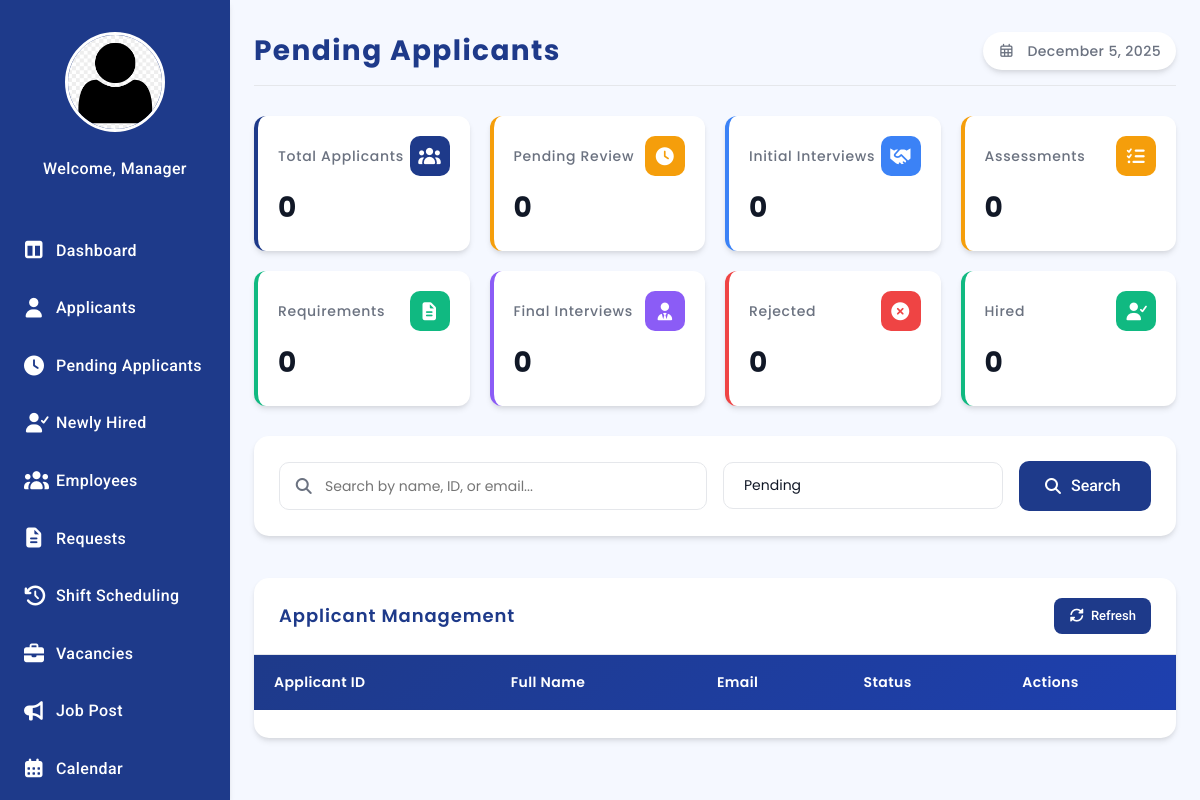
Before: /Manager_PendingApplicants.php with the older database file.
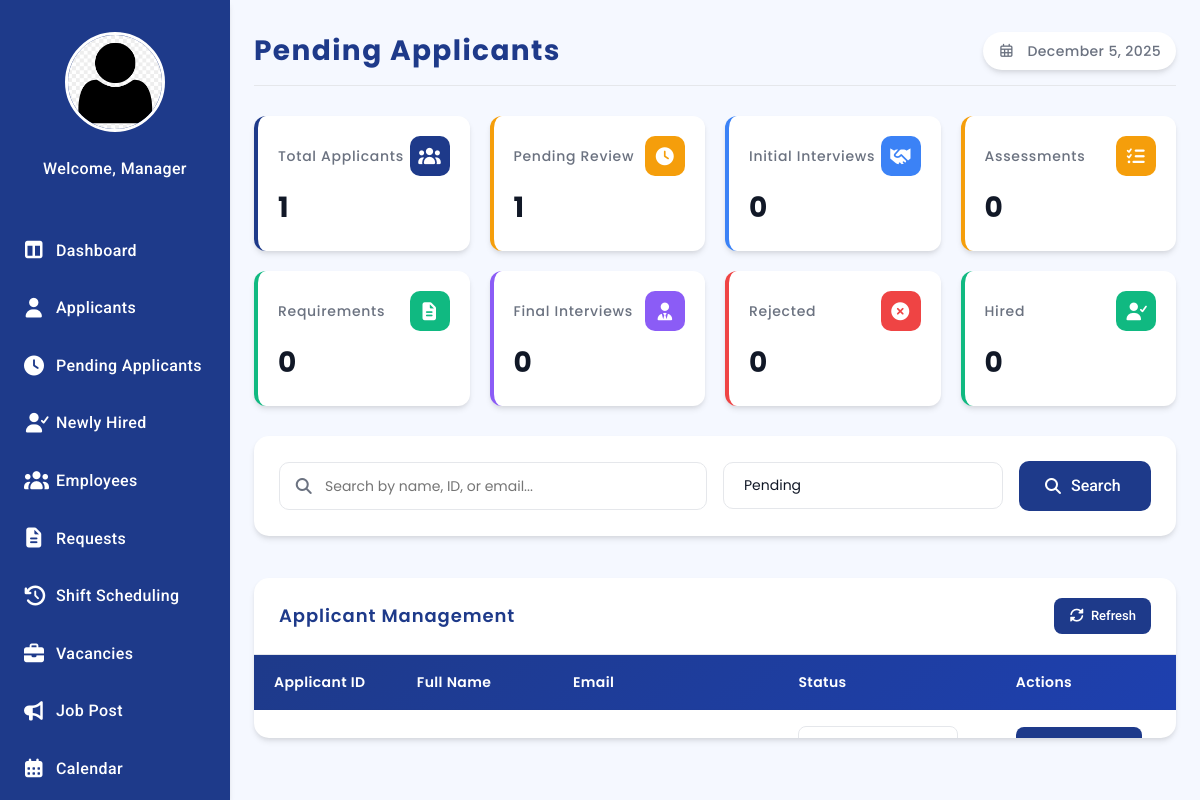
After: the same page with the newer database file.
### tables this page shows
CREATE TABLE `applicant` (
  `applicantID` varchar(100) NOT NULL,
  `fullName` varchar(150) NOT NULL,
  `position_applied` varchar(100) NOT NULL,
  `department` varchar(150) NOT NULL,
  `type_name` varchar(50) DEFAULT NULL,
  `date_applied` date NOT NULL,
  `contact_number` varchar(20) NOT NULL,
  `email_address` varchar(100) NOT NULL,
  `home_address` varchar(255) NOT NULL,
  `job_title` varchar(100) DEFAULT NULL,
  `company_name` varchar(150) NOT NULL,
  `date_started` date NOT NULL,
  `years_experience` int(11) DEFAULT NULL,
  `in_role` varchar(5) NOT NULL,
  `university` varchar(150) NOT NULL,
  `course` varchar(100) NOT NULL,
  `year_graduated` year(4) DEFAULT NULL,
  `skills` text NOT NULL,
  `summary` text NOT NULL,
  `status` varchar(20) NOT NULL,
  `hired_at` date DEFAULT NULL,
  `profile_pic` varchar(255) DEFAULT NULL
);

### Manager_PendingApplicants.php (the view, shortened to what the changed rows need)
<?php
require 'admin/db.connect.php';
$menus = [
    "HR Director" => [
        "Dashboard" => "Manager_Dashboard.php",
        "Applicants" => "Manager_Applicants.php",
        "Pending Applicants" => "Manager_PendingApplicants.php",
        "Newly Hired" => "Newly-Hired.php",
        "Employees" => "Manager_Employees.php",
        "Requests" => "Manager_Request.php",
        "Shift Scheduling"  => "Manager_Scheduling.php",
        "Vacancies" => "Manager_Vacancies.php",
        "Job Post" => "Manager-JobPosting.php",
        "Calendar" => "Manager_Calendar.php",
        "Approvals" => "Manager_Approvals.php",
        "Reports" => "Manager_Reports.php",
        "Settings" => "Manager_LeaveSettings.php",
        "Logout" => "Login.php"
    ],
    "HR Manager" => [
        "Dashboard" => "Manager_Dashboard.php",
        "Applicants" => "Manager_Applicants.php",
        "Pending Applicants" => "Manager_PendingApplicants.php",
        "Newly Hired" => "Newly-Hired.php",
        "Employees" => "Manager_Employees.php",
        "Requests" => "Manager_Request.php",
        "Shift Scheduling"  => "Manager_Scheduling.php",
        "Vacancies" => "Manager_Vacancies.php",
        "Job Post" => "Manager-JobPosting.php",
        "Calendar" => "Manager_Calendar.php",
        "Approvals" => "Manager_Approvals.php",
        "Reports" => "Manager_Reports.php",
        "Settings" => "Manager_LeaveSettings.php",
        "Logout" => "Login.php"
    ],
    "Recruitment Manager" => [
        "Dashboard" => "Manager_Dashboard.php",
        "Applicants" => "Manager_Applicants.php",
        "Pending Applicants" => "Manager_PendingApplicants.php",
        "Newly Hired" => "Newly-Hired.php",
        "Vacancies" => "Manager_Vacancies.php",
        "Logout" => "Login.php"
    ],
    "HR Officer" => [
        "Dashboard" => "Manager_Dashboard.php",
        "Applicants" => "Manager_Applicants.php",
        "Pending Applicants" => "Manager_PendingApplicants.php",
        "Newly Hired" => "Newly-Hired.php",
        "Employees" => "Manager_Employees.php",
        "Logout" => "Login.php"
    ],
];
$role = $_SESSION['sub_role'] ?? "HR Manager";
$icons = [
    "Dashboard" => "fa-table-columns",
    "Applicants" => "fa-user",
    "Pending Applicants" => "fa-clock",
    "Newly Hired" => "fa-user-check",
    "Employees" => "fa-users",
    "Requests" => "fa-file-lines",
    "Shift Scheduling" => "fa-clock-rotate-left",
    "Vacancies" => "fa-briefcase",
    "Job Post" => "fa-bullhorn",
    "Calendar" => "fa-calendar-days",
    "Approvals" => "fa-square-check",
    "Reports" => "fa-chart-column",
    "Settings" => "fa-gear",
    "Logout" => "fa-right-from-bracket"
];
$statusFilter = $_GET['status'] ?? 'Pending';
$pendingApplicants = [];
$sql = "
SELECT
    a.applicantID,
    a.fullName,
    a.email_address,
    app.status AS application_status,
    app.applied_at,
    a.date_applied
FROM applicant a
INNER JOIN applications app
    ON a.applicantID = app.applicantID
";
$clauses = [];
$params = [];
$types = '';
if ($statusFilter && strtolower($statusFilter) !== 'all') {
  $clauses[] = "COALESCE(app.status, a.status) = ?";
  $types .= 's';
  $params[] = $statusFilter;
}
if (!empty($clauses))
  $sql .= ' WHERE ' . implode(' AND ', $clauses);
$sql .= ' ORDER BY COALESCE(app.applied_at, a.date_applied) DESC';
if ($stmt = $conn->prepare($sql)) {
  if (!empty($params)) {
    $refs = [];
    $refs[] = &$types;
    for ($i = 0; $i < count($params); $i++) {
      $refs[] = &$params[$i];
    }
    call_user_func_array([$stmt, 'bind_param'], $refs);
  }
  $stmt->execute();
  $res = $stmt->get_result();
  while ($r = $res->fetch_assoc())
    $pendingApplicants[] = $r;
}
?>
<!DOCTYPE html>
<html lang="en">
<head>
  <link href="https://cdn.jsdelivr.net/npm/bootstrap@5.3.3/dist/css/bootstrap.min.css" rel="stylesheet">
  <link rel="stylesheet" href="https://cdnjs.cloudflare.com/ajax/libs/font-awesome/7.0.1/css/all.min.css" />
  <link rel="stylesheet" href="manager-sidebar.css">
</head>
<body>
  <div class="sidebar">
    <ul class="nav">
      <?php foreach ($menus[$role] as $label => $link): ?>
        <li><a href="<?php echo $link; ?>"><i
              class="fa-solid <?php echo $icons[$label] ?? 'fa-circle'; ?>"></i><?php echo $label; ?></a></li>
      <?php endforeach; ?>
    </ul>
  </div>
  <div class="main-content">
    <div class="main-content-header">
      <h1>Pending Applicants</h1>
    </div>
    <?php
    $pendingCount = 0;
    $initialInterviewCount = 0;
    $assessmentCount = 0;
    $finalInterviewCount = 0;
    $requirementsCount = 0;
    $rejectedCount = 0;
    $hiredCount = 0;
    foreach ($pendingApplicants as $applicant) {
      $status = $applicant['application_status'] ?? '';
      if ($status === 'Pending') $pendingCount++;
      elseif ($status === 'Initial Interview') $initialInterviewCount++;
      elseif ($status === 'Assessment') $assessmentCount++;
      elseif ($status === 'Final Interview') $finalInterviewCount++;
      elseif ($status === 'Requirements') $requirementsCount++;
      elseif ($status === 'Rejected') $rejectedCount++;
      elseif ($status === 'Hired') $hiredCount++;
    }
    $totalCount = count($pendingApplicants);
    ?>
    <div class="stats-summary">
         <div class="stat-card" style="border-left-color: #1E3A8A;">
        <div class="stat-card-header">
          <h3 class="stat-card-title">Total Applicants</h3>
          <div class="stat-card-icon" style="background: #1E3A8A;">
          </div>
        </div>
        <p class="stat-card-value"><?php echo $totalCount; ?></p>
      </div>
      <div class="stat-card pending">
        <div class="stat-card-header">
          <h3 class="stat-card-title">Pending Review</h3>
          <div class="stat-card-icon">
          </div>
        </div>
        <p class="stat-card-value"><?php echo $pendingCount; ?></p>
      </div>
    </div>
    <div class="table-container">
      <div class="table-responsive">
        <table class="table-custom" id="applicantTable">
          <thead>
            <tr>
              <th>Applicant ID</th>
              <th>Full Name</th>
              <th>Email</th>
              <th>Status</th>
              <th>Actions</th>
            </tr>
          </thead>
          <tbody>
            <?php if (empty($pendingApplicants)): ?>
              <tr>
                <td colspan="5">
                  <div class="empty-state">
                    <i class="fas fa-users"></i>
                    <h4>No applicants found</h4>
                    <p>Try adjusting your search criteria or check back later.</p>
                  </div>
                </td>
              </tr>
            <?php else:
              foreach ($pendingApplicants as $p): ?>
                <tr id="row-<?php echo htmlspecialchars($p['applicantID']); ?>">
                  <td>
                    <span class="fw-bold text-primary"><?php echo htmlspecialchars($p['applicantID']); ?></span>
                  </td>
                  <td>
                    <strong><?php echo htmlspecialchars($p['fullName']); ?></strong>
                  </td>
                  <td>
                  </td>
                  <td>
                    <?php
                    $current = $p['application_status'] ?? '';
                    $opts = ['Pending', 'Initial Interview', 'Assessment', 'Final Interview', 'Requirements', 'Hired', 'Rejected'];
                    ?>
                    <select class="status-select"
                      data-appid="<?php echo htmlspecialchars($p['applicantID']); ?>"
                      data-email="<?php echo htmlspecialchars($p['email_address']); ?>"
                      data-fullname="<?php echo htmlspecialchars($p['fullName']); ?>">
                      <?php foreach ($opts as $opt): ?>
                        <option value="<?php echo htmlspecialchars($opt); ?>" <?php echo ($current === $opt) ? 'selected' : ''; ?>>
                          <?php echo htmlspecialchars($opt); ?>
                        </option>
                      <?php endforeach; ?>
                    </select>
                  </td>
                  <td>
                    <button class="view-btn" data-appid="<?php echo htmlspecialchars($p['applicantID']); ?>">
                    </button>
                  </td>
                </tr>
              <?php endforeach; endif; ?>
          </tbody>
        </table>
      </div>
    </div>
  </div>
</body>
</html>

Changed rows visible on the page:
added applicant: applicantID+email_address+fullName "Pending"
Other visible differences:
$totalCount: "0" → "1"
$pendingCount: "0" → "1"
